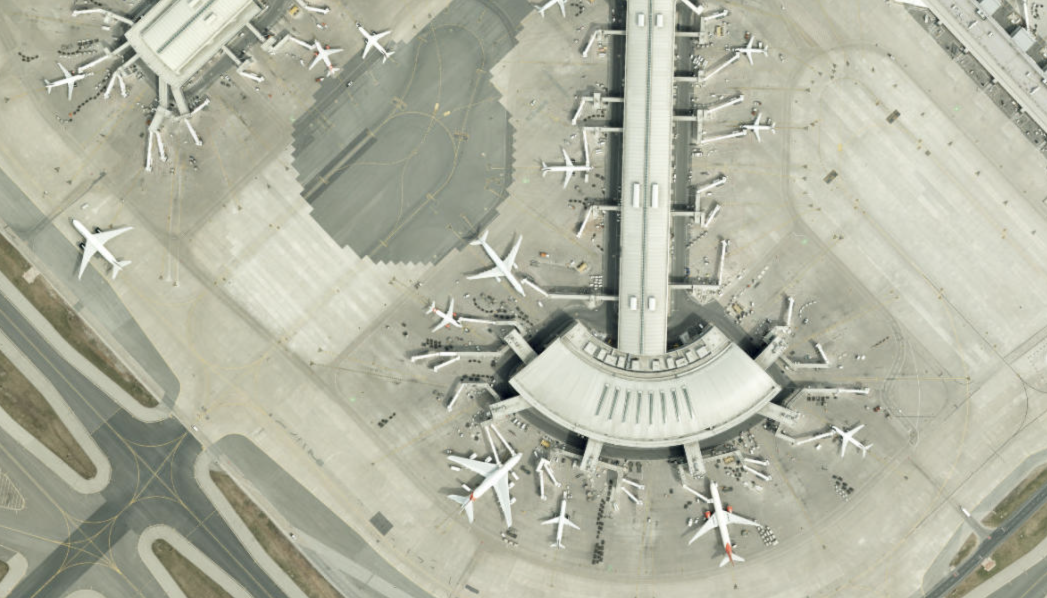
#> input picture imageDB/airport.png, 2094 x 1196 px, found by its file name (shown at 1/2 size)
$ jupyter execute consensus_model.ipynb
#> lines starting #> are read from the running program, lines starting #| are printed output that depends on the picture
### Consensus model using following algorithm

Online aggregation method for bounding box class labels (adapted from [Burke 2020](https://www.raillab.org/publication/burke-2020-confident/burke-2020-confident.pdf))

1. Initialize each agent accuracy as `Beta(a,b)`
2. Collect labels as bounding box on image while making note of labeller
3. Group labels from one event into one 'super label'
4. Iterate over each pixel and update the likelihood it belongs to a certain class with the following formulas:
        (excuse the markdown math)

        Prob(In class | labels) = product( Prob(label| In class)) / [product( Prob(label| In class)) + product( Prob(label| Not In class))]
                               = product(Beta(label + a, 1- label + b)) / [product(Beta(label + a, 1- label + b)) + product(Beta(1 - label + a, label + b))]
5. Iterate over each pixel and decide whether it is in the class, store decison in C
6. Iterate over each pixel and calculate the confidence of the measurement with the following formulas:\
        confidence = |Prob(In class | labels) - (1-C)|
7. Update Agent accuracy with the following formula:
        a_n+1 = a_n + SUM(is_correct*confidence)/number_of_pixels
        b_n+1 = b_n + SUM(is_incorrect*confidence)/number_of_pixels
8. continue collecting samples until all predicitons are over a confidence threshold


[cell 1]
# imports

from PIL import Image
import numpy as np
import numpy.typing as npt
import matplotlib.pyplot as plt
import matplotlib.patches as patches
from scipy.special import beta

#### Define Classes to Add Dummy Data

[cell 2]
class Labeler():

    def __init__(self, id:int, initial_accuracy: dict[list[float]]):
        self.id = id
        self.accuracy = initial_accuracy

class Label():

    def __init__(self, id:int, label_class:str, labeler: Labeler, coordinates: list[int]):
        self.id = id
        self.label_class = label_class
        self.labeler = labeler
        self.coordinates = coordinates # Top Left x, TL y, Bottom Right x, BR y

#### Create Dummy Data

[cell 3]
num_labelers = 10
labelers = [Labeler(i, initial_accuracy={"airplane": [1.4,1]}) for i in range(num_labelers)]

image = np.asarray(Image.open("airport.png"))
#> image is the input picture: shape (1196, 2094, 4); mean R, G, B, A 176.3, 178.2, 161, 255

plt.imshow(image)

[cell 4]
image = np.asarray(Image.open("airport.png").crop((600,400,800,600)))
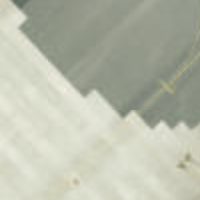
#> image: shape (200, 200, 4); mean R, G, B, A 184.9, 188.2, 171.7, 255
plt.imshow(image)

[cell 5]
# add labels
labels:Label = []
#---labeller 1
labels.append(Label(0, "airplane", labelers[0], [125,75,150,100]))
labels.append(Label(1, "airplane", labelers[0], [50,51,65,65]))
labels.append(Label(2, "airplane", labelers[0], [152,63,167,75]))
labels.append(Label(3, "airplane", labelers[0], [155,155,179,176]))
#---labeller 2
labels.append(Label(4, "airplane", labelers[1], [120,80,145,105]))
labels.append(Label(5, "airplane", labelers[1], [52,50,67,67]))
labels.append(Label(6, "airplane", labelers[1], [150,61,168,76]))
labels.append(Label(7, "airplane", labelers[1], [72,60,82,73]))
#---labeller 3
labels.append(Label(8, "airplane", labelers[2], [118,78,147,107]))
labels.append(Label(9, "airplane", labelers[2], [51,52,70,67]))
labels.append(Label(10, "airplane", labelers[2], [147,60,170,75]))
#---labeller 4
labels.append(Label(11, "airplane", labelers[3], [115,75,150,110]))
labels.append(Label(12, "airplane", labelers[3], [47,55,72,61]))
labels.append(Label(13, "airplane", labelers[3], [150,61,168,76]))
#--- labeller 5
labels.append(Label(14, "airplane", labelers[4], [130,90,140,100]))
labels.append(Label(15, "airplane", labelers[4], [47,47,83,77]))
labels.append(Label(16, "airplane", labelers[4], [155,60,168,76]))
labels.append(Label(17, "airplane", labelers[4], [45,155,79,176]))


# prepate bounding boxes to be added to image
bounding_boxes = []
# for identifying labeler responsible for label
colors = [[1,0,0],
          [0,1,0],
          [0,0,1],
          [0.5,0,0.5],
          [0,0.5,0.5]]
fig, ax = plt.subplots()
ax.imshow(image)

for label in labels:
    bounding_boxes.append(patches.Rectangle(label.coordinates[0:2], label.coordinates[2]-label.coordinates[0], label.coordinates[3]-label.coordinates[1], linewidth=1, edgecolor=colors[label.labeler.id], facecolor='none'))

for bounding_box in bounding_boxes:
    ax.add_patch(bounding_box)

plt.show()
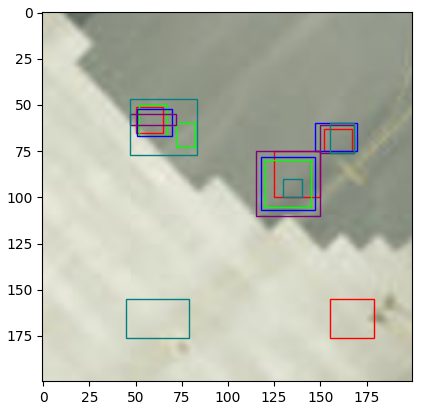
#> figure drawn by matplotlib, 1 panel

#### Generate Likelihoods of a pixel being correctly labeled

[cell 6]
class ImageClassMeasure:
    # contains the values necessary to calculate the probability for each pixel to be a given label
    def __init__(self, label:str, threshold:float = 0.6):
#> called with label = 'airplane', threshold = 0.6
        self.likelihoods = [[0.5] * len(image[0]) for _ in range(len(image))]
#> self.likelihoods = 200 items
        self.confidence = [[0.0] * len(image[0]) for _ in range(len(image))]
#> self.confidence = 200 items
        self.helper_values = [[[0.5,0.5] for _ in range(len(image[0]))] for _ in range(len(image))] # running total for P(w_i | L = 0) & P(w_i | L = 1)
#> self.helper_values = 200 items
        self.label_value = [[0.0] * len(image[0]) for _ in range(len(image))]
#> self.label_value = 200 items
        self.label = label
        self.threshold = threshold

def update_label_likelihood(values: ImageClassMeasure, labels:list[Label], limits):
    # modifies the probabilities of each pixel being in the class based on a new set of labels made by the same labeler
    # can be ported to GPU if performance requires

    a = labels[0].labeler.accuracy.get(values.label)[0]
    b = labels[0].labeler.accuracy.get(values.label)[1]

    for row in range(limits[1],limits[3]):
        for col in range(limits[0],limits[2]):
            class_prediction = 0
            for label in labels:
                if (col >= label.coordinates[0] and col <= label.coordinates[2] and row >= label.coordinates[1] and row <= label.coordinates[3]):
                    class_prediction = 1
            values.helper_values[row][col][0] *= beta(1-class_prediction + a, class_prediction + b)
            values.helper_values[row][col][1] *= beta(class_prediction + a, 1-class_prediction + b)
            values.likelihoods[row][col] = values.helper_values[row][col][1] / (values.helper_values[row][col][1] + values.helper_values[row][col][0])


def update_label_confidence(values: ImageClassMeasure, limits):
    for row in range(limits[1],limits[3]):
        for col in range(limits[0],limits[2]):
            prediction = 1 if values.likelihoods[row][col] > values.threshold else 0
            values.confidence[row][col] = abs(values.likelihoods[row][col] - 1 + prediction)

[cell 7]
icm = ImageClassMeasure("airplane")

update_label_likelihood(icm, [labels[0]], [0,0, len(icm.likelihoods[0]), len(icm.likelihoods)])
update_label_confidence(icm, [0,0, len(icm.likelihoods[0]), len(icm.likelihoods)])
plt.imshow(icm.likelihoods, cmap='viridis')
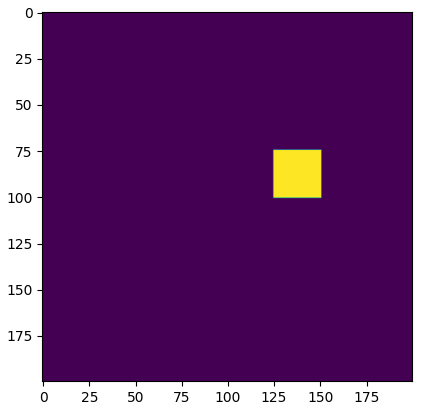
#> figure drawn by matplotlib, 1 panel

[cell 8]
icm = ImageClassMeasure("airplane")
label_groups = [[labels[0],
                labels[1],
                labels[2],
                labels[3]],
                [labels[4],
                labels[5],
                labels[6],
                labels[7]],
                [labels[8],
                labels[9],
                labels[10]],
                [labels[11],
                labels[12],
                labels[13]],
                [labels[14],
                labels[15],
                labels[16],
                labels[17]],]
for group in label_groups:
    update_label_likelihood(icm, group, [0,0, len(icm.likelihoods[0]), len(icm.likelihoods)])

update_label_confidence(icm, [0,0, len(icm.likelihoods[0]), len(icm.likelihoods)])
plt.imshow(icm.likelihoods, cmap='viridis', vmin=0, vmax=1)
plt.colorbar()
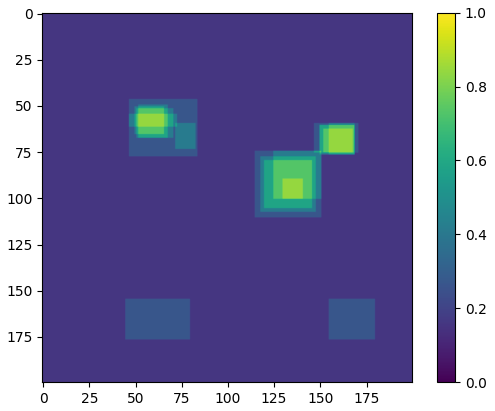
#> figure drawn by matplotlib, 2 panels

### Obtain Predictions

[cell 9]
prediction = [[0] * len(image[0]) for _ in range(len(image))]
#> prediction = 200 items

for row in range(len(icm.likelihoods)):
        for col in range(len(icm.likelihoods[0])):
            prediction[row][col] = 1 if icm.likelihoods[row][col] > icm.threshold else 0
plt.imshow(image)
plt.imshow(prediction, alpha=0.4, cmap='magma')
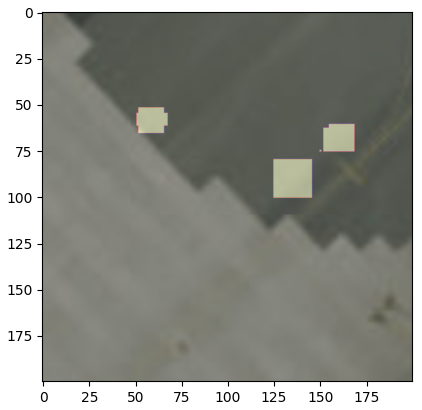
#> figure drawn by matplotlib, 1 panel

[cell 10]
plt.imshow(icm.confidence, cmap='inferno', vmin=0, vmax=1)
plt.colorbar()
plt.title("confidence in prediction")
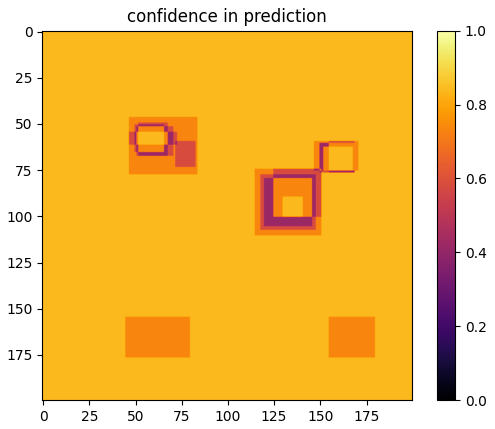
#> figure drawn by matplotlib, 2 panels

#### Update Agent Accuracy

Iterate through each pixel to get a percent accuracy, weighed by the confidence we have in a prediction

[cell 11]
def update_labeler_accuracy(values: ImageClassMeasure, labels:list[Label], limits):
    # update agent accuracy based on proportion of pixels correctly labeled
    image_size = len(values.likelihoods) * len(values.likelihoods[0])
    a:float = 0
    b:float = 0

    for row in range(limits[1],limits[3]):
        for col in range(limits[0],limits[2]):
            class_prediction = 1 if icm.likelihoods[row][col] > icm.threshold else 0
            label_prediction = 0
            for label in labels:
                if (col >= label.coordinates[0] and col <= label.coordinates[2] and row >= label.coordinates[1] and row <= label.coordinates[3]):
                    label_prediction = 1
                    break
            if class_prediction == label_prediction:
                a += values.confidence[row][col]
            else:
                b += values.confidence[row][col]

    labels[0].labeler.accuracy[labels[0].label_class][0] += a/image_size
    labels[0].labeler.accuracy[labels[0].label_class][1] += b/image_size


for group in label_groups:
    update_labeler_accuracy(icm, group, [0,0, len(icm.likelihoods[0]), len(icm.likelihoods)])

for labeler in labelers:
    print(f"labeler {labeler.id} has expected accuracy of {labeler.accuracy['airplane'][0]/(labeler.accuracy['airplane'][0]+labeler.accuracy['airplane'][1])*100.0:.2f}% with parameters {labeler.accuracy['airplane']}")

#### Intelligently Select Next Region To Show
Select regions of low confidence to show to an expert

[cell 12]
labelers[9].accuracy['airplane'][0] = 4
print(f"labeler {labelers[9].id} has expected accuracy of {labelers[9].accuracy['airplane'][0]/(labelers[9].accuracy['airplane'][0]+labelers[9].accuracy['airplane'][1])*100.0:.2f}% with parameters {labelers[9].accuracy['airplane']}")

# naive solution to get low confidence region
min_confidence = np.argmin(icm.confidence)
#> min_confidence = 10451
col, row = min_confidence%200, int((min_confidence-(min_confidence%200))/200)
#> col = 51; row = 52
print(f"min confidence point is: {col,row}")
#| min confidence point is: (51, 52)
crop_size = 100

def crop_image(image: npt.NDArray, center: list[int], size:int):
    # crops image and returns new origin coordinate
#> called with size = 100
    left = max(center[0]-size, 0)
#> left = 0
    top = max(center[1]-size, 0)
#> top = 0
    right = min(center[0]+size, len(image[0]))
#> right = 151
    bottom = min(center[1]+size, len(image))
#> bottom = 152
    image2 = [row[left:right] for row in image[top:bottom]]
#> image2 = 152 items

    return image2, [left, top, right, bottom]

image2, bounds = crop_image(image, [col,row], crop_size)
#> image2 = 152 items; bounds = [0, 0, 151, 152]
plt.imshow(image2)
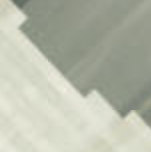
#> shown: shape (152, 151, 4); mean R, G, B, A 182.6, 186.2, 170, 255

### Collect new labels

[cell 13]
new_labels = []
new_labels.append(Label(18, "airplane", labelers[9], [73,60,85,70]))
new_labels.append(Label(19, "airplane", labelers[9], [51,47,67,65]))
new_labels.append(Label(20, "airplane", labelers[9], [120,80,147,105]))


# prepate bounding boxes to be added to image
bounding_boxes = []
# for identifying labeler responsible for label
colors = [[1,0,0],
          [0,1,0],
          [0,0,1],
          [0.5,0,0.5],
          [0,0.5,0.5]]
fig, ax = plt.subplots()
ax.imshow(image2)

for label in new_labels:
    bounding_boxes.append(patches.Rectangle(label.coordinates[0:2], label.coordinates[2]-label.coordinates[0], label.coordinates[3]-label.coordinates[1], linewidth=1, edgecolor=colors[2], facecolor='none'))

for bounding_box in bounding_boxes:
    ax.add_patch(bounding_box)

plt.show()
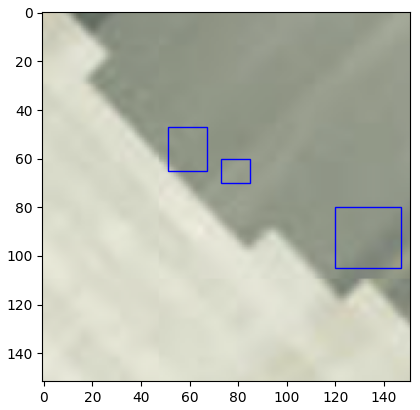
#> figure drawn by matplotlib, 1 panel

### Obtain new predictions and confidence

[cell 14]
update_label_likelihood(icm, new_labels, bounds)
plt.imshow(icm.likelihoods, cmap='viridis', vmin=0, vmax=1)
plt.colorbar()
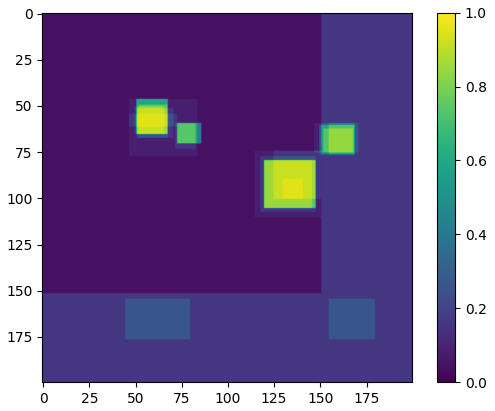
#> figure drawn by matplotlib, 2 panels

[cell 15]
update_label_confidence(icm, bounds)
plt.imshow(icm.confidence, cmap='inferno', vmin=0, vmax=1)
plt.colorbar()
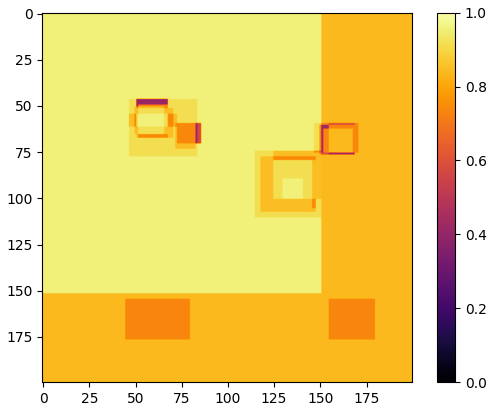
#> figure drawn by matplotlib, 2 panels

[cell 16]
prediction = [[0] * len(image[0]) for _ in range(len(image))]

for row in range(len(icm.likelihoods)):
        for col in range(len(icm.likelihoods[0])):
            prediction[row][col] = 1 if icm.likelihoods[row][col] > icm.threshold else 0
plt.imshow(image)
plt.imshow(prediction, alpha=0.4, cmap='magma', vmin=0, vmax=1)

$ run again, with imageDB/composite2.png copied over imageDB/airport.png
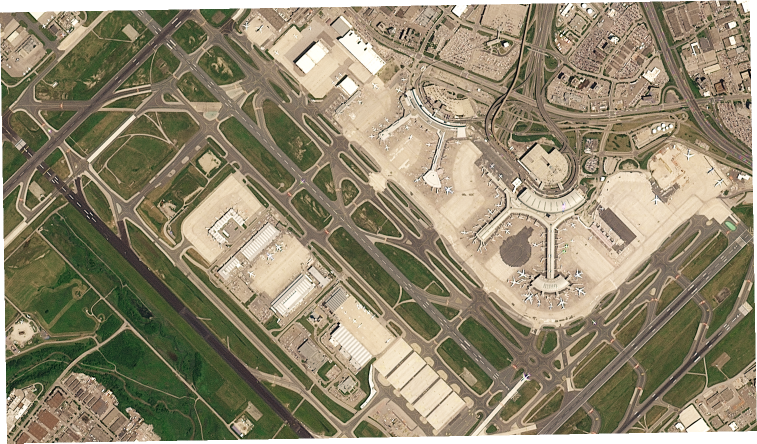
#> input picture imageDB/composite2.png, 1514 x 887 px, found by its file name (shown at 1/2 size)
#> image is the input picture: shape (887, 1514, 4); mean R, G, B, A 135.3, 126, 101.2, 245.5
#> image: shape (200, 200, 4)
#> self.likelihoods = 200 items
#> `[cell 9] prediction = [[0] * len(image[0]) for _ in range(len(image))]..`:
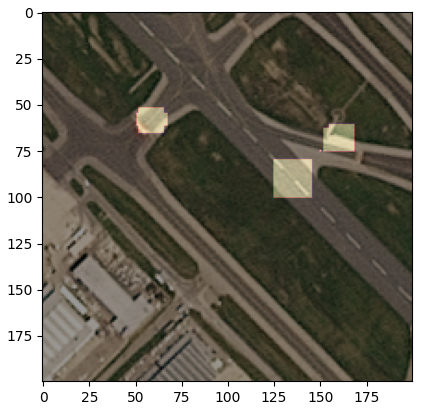
#> figure drawn by matplotlib, 1 panel
#> min_confidence = 10451
#> col = 51; row = 52
#| min confidence point is: (51, 52)
#> left = 0
#> right = 151
#> bottom = 152
#> in crop_image, `image2 = [row[left:right] for row in image[top:bottom]]`: image2 = 152 items
#> `image2, bounds = crop_image(image, [col,row], crop_size)`: bounds = [0, 0, 151, 152]
#> `plt.show()`:
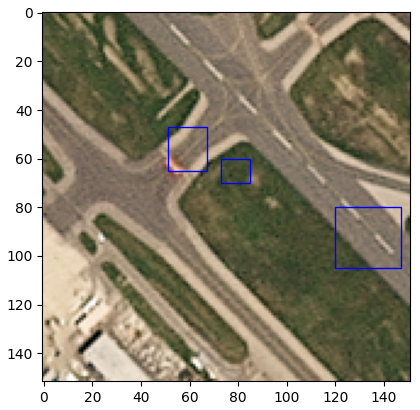
#> figure drawn by matplotlib, 1 panel
